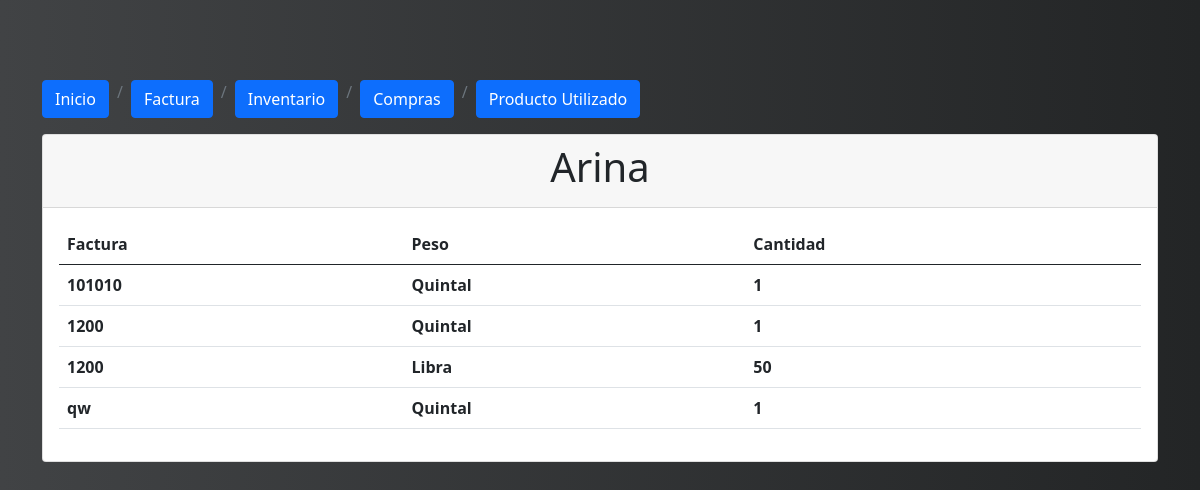
The page /1/producto/ (signed in) on the database its author committed.
### panaderia/models.py (models this page shows, shortened)
class InventarioProducto(models.Model):
    PRODUCTO = [
    ('Arina', 'Arina'),
    ('Azucar', 'Azucar'),
    ('Manteca', 'Manteca'),
    ('Levadura', 'Levadura'),
    ]
    nombre = models.CharField(max_length=20, choices=PRODUCTO)
    cantidad = models.IntegerField()

class DetalleCompras(models.Model):
    CANTIDAD = [
        ('Quintal', 'Quintal'),
        ('Libra', 'Libra'),
    ]
    factura = models.ForeignKey(Compras, on_delete=models.CASCADE, null=True)
    inventario = models.ForeignKey(InventarioProducto, on_delete=models.CASCADE)
    peso = models.CharField(max_length=7, choices=CANTIDAD)
    cantidad = models.PositiveIntegerField()

class Compras(models.Model):
    proveedor = models.CharField(max_length=50, null=True)
    factura = models.CharField(max_length=50, null=True)
    fecha = models.DateField(default=date.today)
    def __str__(self):
        return self.factura

### panaderia/views.py (the view)
# urls.py: path('<int:pk>/producto/', views.DetalleComprasDetailView.as_view(), name='producto'),
class DetalleComprasDetailView(LoginRequiredMixin, DetailView):
    login_url = '/accounts/login/'
    model = InventarioProducto
    context_object_name = 'inventario'
    template_name = 'panaderia/productos.html'

### panaderia/templates/panaderia/productos.html
{% extends 'panaderia/base.html' %}
{% block contenido %}
<div class="card">
  <div class="card-header">
    <h1 class="text-center">{{ inventario.nombre }}</h1>
  </div>
  <div class="card-body">
   <table class="table">
<thead>
<tr>
<th>Factura</th>
<th>Peso</th>
<th>Cantidad</th>
</tr>
</thead>
<tbody>
{% for productos in inventario.detallecompras_set.all %}
<tr>
<th>{{ productos.factura }}</th>
<th>{{ productos.peso }}</th>
<th>{{ productos.cantidad }}</th>
</tr>
{% endfor %}
</tbody>
</table>
  </div>
</div>
{% endblock contenido %}

### panaderia/static/panaderia/css/estilo.css (style rules this page uses)
body { background: #232526; background: -webkit-linear-gradient(to right, #414345, #232526); background: linear-gradient(to right, #414345, #232526); }

### rows shown on the page
InventarioProducto: nombre "Arina"
DetalleCompras: factura "101010", peso "Quintal", cantidad "1"
DetalleCompras: factura "1200", peso "Quintal", cantidad "1"
DetalleCompras: factura "1200", peso "Libra", cantidad "50"
DetalleCompras: factura "qw", peso "Quintal", cantidad "1"
